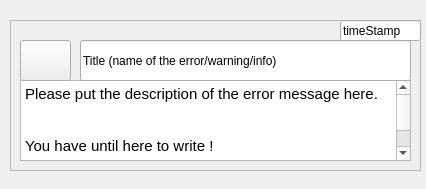
<?xml version="1.0" encoding="UTF-8"?>
<ui version="4.0">
 <class>historySubWidget</class>
 <widget class="QWidget" name="historySubWidget">
  <property name="geometry">
   <rect>
    <x>0</x>
    <y>0</y>
    <width>426</width>
    <height>189</height>
   </rect>
  </property>
  <property name="windowTitle">
   <string>Form</string>
  </property>
  <widget class="QFrame" name="historyFrame">
   <property name="geometry">
    <rect>
     <x>10</x>
     <y>20</y>
     <width>411</width>
     <height>151</height>
    </rect>
   </property>
   <property name="frameShape">
    <enum>QFrame::StyledPanel</enum>
   </property>
   <property name="frameShadow">
    <enum>QFrame::Raised</enum>
   </property>
   <widget class="QTextEdit" name="historyDescription">
    <property name="geometry">
     <rect>
      <x>10</x>
      <y>60</y>
      <width>391</width>
      <height>81</height>
     </rect>
    </property>
    <property name="readOnly">
     <bool>true</bool>
    </property>
    <property name="html">
     <string>&lt;!DOCTYPE HTML PUBLIC &quot;-//W3C//DTD HTML 4.0//EN&quot; &quot;http://www.w3.org/TR/REC-html40/strict.dtd&quot;&gt;
&lt;html&gt;&lt;head&gt;&lt;meta name=&quot;qrichtext&quot; content=&quot;1&quot; /&gt;&lt;style type=&quot;text/css&quot;&gt;
p, li { white-space: pre-wrap; }
&lt;/style&gt;&lt;/head&gt;&lt;body style=&quot; font-family:'Ubuntu'; font-size:11pt; font-weight:400; font-style:normal;&quot;&gt;
&lt;p style=&quot; margin-top:0px; margin-bottom:0px; margin-left:0px; margin-right:0px; -qt-block-indent:0; text-indent:0px;&quot;&gt;Please put the description of the error message here.&lt;br /&gt;&lt;/p&gt;
&lt;p style=&quot; margin-top:0px; margin-bottom:0px; margin-left:0px; margin-right:0px; -qt-block-indent:0; text-indent:0px;&quot;&gt;&lt;br /&gt;You have until here to write !&lt;/p&gt;
&lt;p style=&quot;-qt-paragraph-type:empty; margin-top:0px; margin-bottom:0px; margin-left:0px; margin-right:0px; -qt-block-indent:0; text-indent:0px;&quot;&gt;&lt;br /&gt;&lt;/p&gt;
&lt;p style=&quot;-qt-paragraph-type:empty; margin-top:0px; margin-bottom:0px; margin-left:0px; margin-right:0px; -qt-block-indent:0; text-indent:0px;&quot;&gt;&lt;br /&gt;&lt;/p&gt;&lt;/body&gt;&lt;/html&gt;</string>
    </property>
   </widget>
   <widget class="QPushButton" name="historyIcon">
    <property name="geometry">
     <rect>
      <x>10</x>
      <y>20</y>
      <width>51</width>
      <height>41</height>
     </rect>
    </property>
    <property name="text">
     <string/>
    </property>
   </widget>
   <widget class="QLineEdit" name="historyTitle">
    <property name="geometry">
     <rect>
      <x>70</x>
      <y>20</y>
      <width>331</width>
      <height>41</height>
     </rect>
    </property>
    <property name="text">
     <string>Title (name of the error/warning/info)</string>
    </property>
   </widget>
   <widget class="QLineEdit" name="timestamp">
    <property name="geometry">
     <rect>
      <x>330</x>
      <y>0</y>
      <width>81</width>
      <height>21</height>
     </rect>
    </property>
    <property name="text">
     <string>timeStamp</string>
    </property>
   </widget>
  </widget>
 </widget>
 <resources/>
 <connections/>
</ui>
